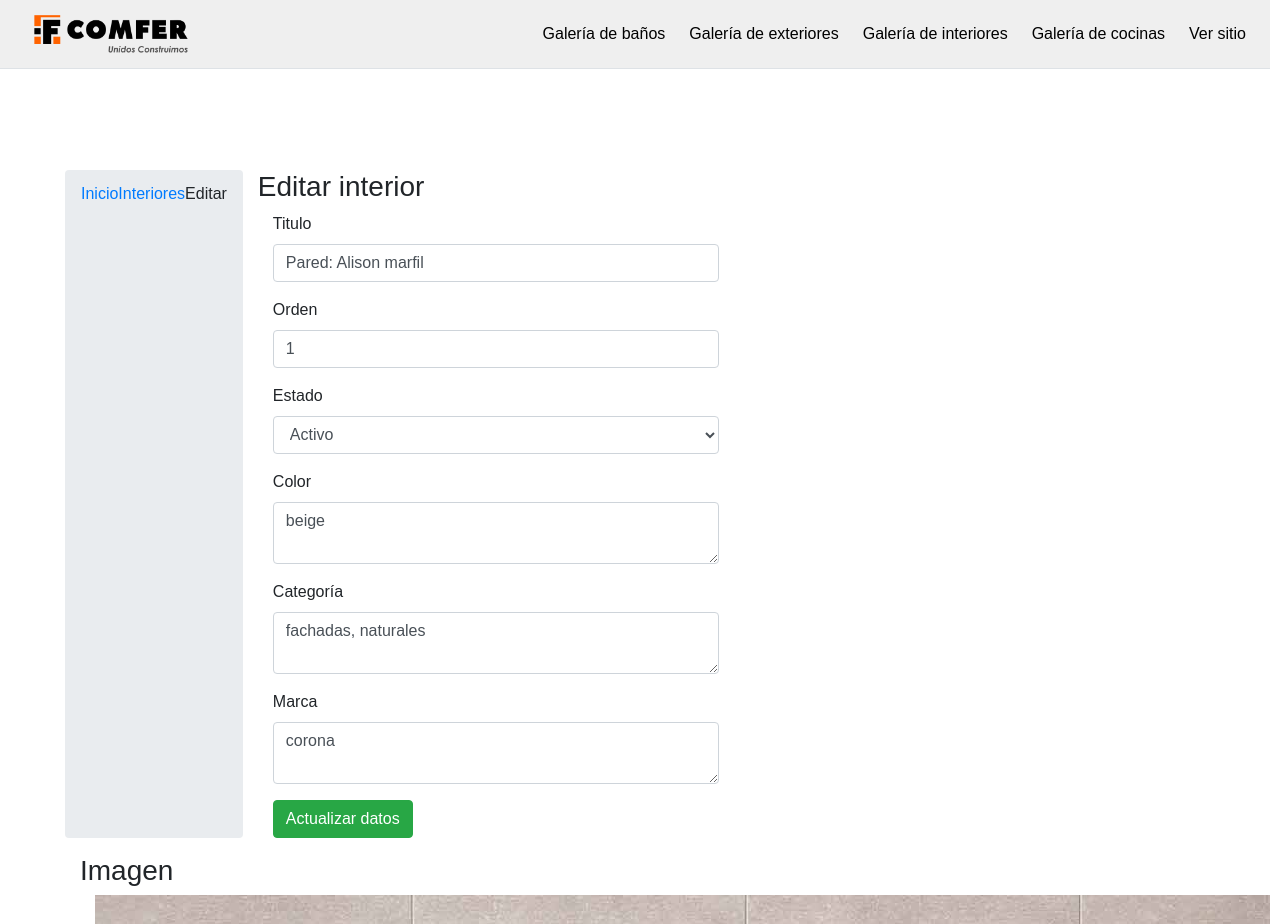
Before: /admin/interioredit.php?id=4 (upper part) with the older database file.
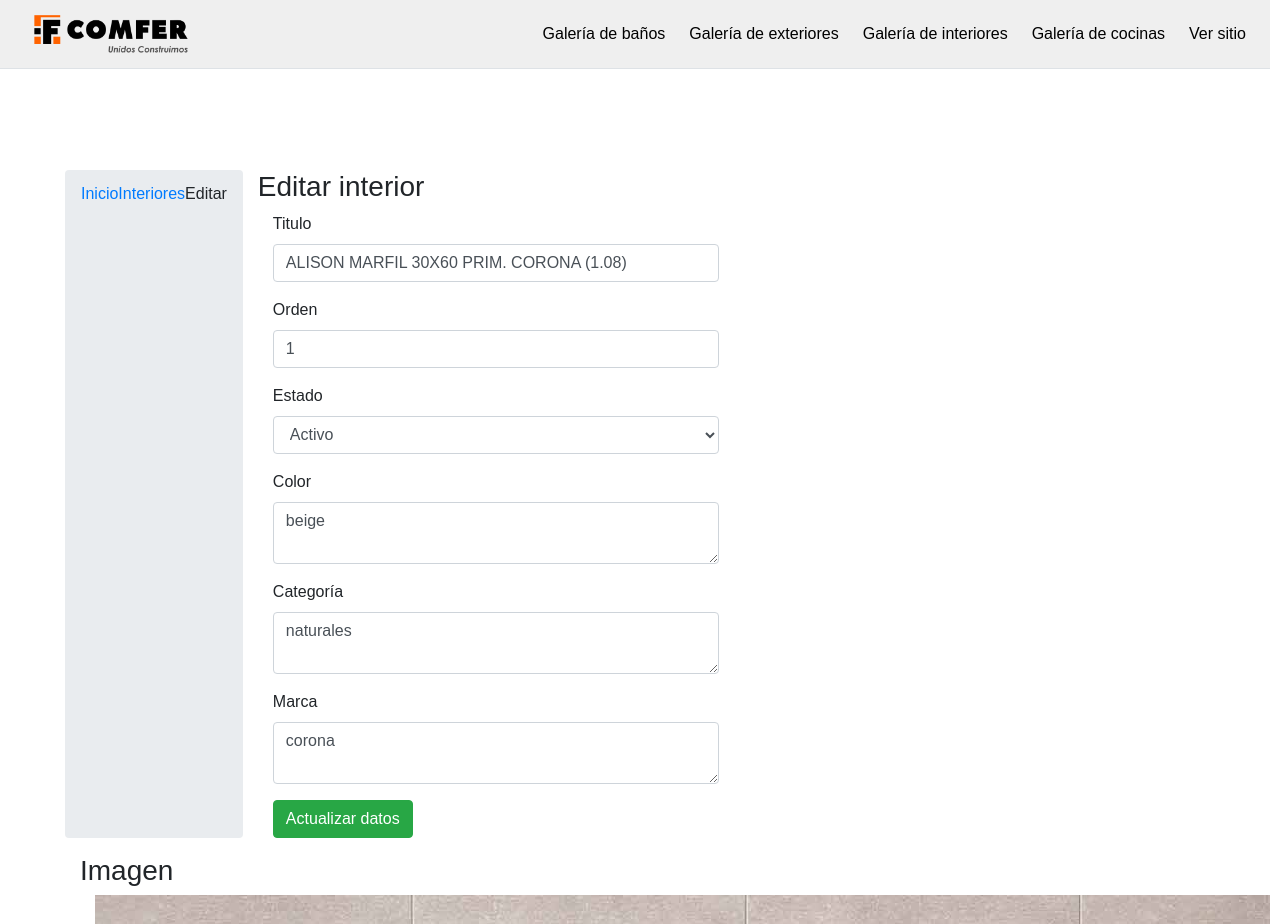
After: the same page with the newer database file.
### tables this page shows
CREATE TABLE `interior` (
  `id` int(11) NOT NULL,
  `titulo` varchar(50) NOT NULL,
  `url_image` varchar(255) NOT NULL,
  `estado` int(1) NOT NULL,
  `orden` int(2) NOT NULL,
  `color` varchar(50) NOT NULL,
  `categoria` varchar(50) NOT NULL,
  `marca` varchar(50) NOT NULL
);

### admin/interioredit.php (the view, shortened to what this page needs)
<?php
include("../conexion.php");
$id_interior = intval($_GET['id']);
$sql = mysqli_query($con, "select * from interior where id='$id_interior' limit 0,1");
$rw = mysqli_fetch_array($sql);
$titulo = $rw['titulo'];
$color = $rw['color'];
$categoria = $rw['categoria'];
$marca = $rw['marca'];
$url_image = $rw['url_image'];
$orden = intval($rw['orden']);
$estado = intval($rw['estado']);
include("top_menu.php");
?>
<div class="container add">
	<div class="row">
		<ol class="breadcrumb">
			<li><a href="#">Inicio</a></li>
			<li><a href="interiorlist.php">Interiores</a></li>
			<li class="active">Editar</li>
		</ol>
		<div class="col-md-7">
			<h3><span class="glyphicon glyphicon-edit"></span> Editar interior</h3>
			<form class="form-horizontal" id="editar_interior">
				<div class="form-group">
					<label for="titulo" class="col-sm-3 control-label">Titulo</label>
					<div class="col-sm-9">
						<input type="text" class="form-control" id="titulo" value="<?php echo $titulo; ?>" required name="titulo">
					</div>
				</div>
				<div class="form-group">
					<label for="orden" class="col-sm-3 control-label">Orden</label>
					<div class="col-sm-9">
						<input type="number" class="form-control" id="orden" name="orden" value="<?php echo $orden; ?>">
					</div>
				</div>
				<div class="form-group">
					<label for="estado" class="col-sm-3 control-label">Estado</label>
					<div class="col-sm-9">
						<select class="form-control" id="estado" required name="estado">
							<option value="1" <?php if ($estado == 1) {
													echo "selected";
												} ?>>Activo</option>
						</select>
					</div>
				</div>
				<div class="form-group">
					<label for="titulo" class="col-sm-3 control-label">Color</label>
					<div class="col-sm-9">
						<textarea class='form-control' name="color" id="color" required rows=2><?php echo $color; ?></textarea>
					</div>
				</div>
				<div class="form-group">
					<label for="titulo" class="col-sm-3 control-label">Categoría</label>
					<div class="col-sm-9">
						<textarea class='form-control' name="categoria" id="categoria" required rows=2><?php echo $categoria; ?></textarea>
					</div>
				</div>
				<div class="form-group">
					<label for="titulo" class="col-sm-3 control-label">Marca</label>
					<div class="col-sm-9">
						<textarea class='form-control' name="marca" id="marca" required rows=2><?php echo $marca; ?></textarea>
					</div>
				</div>
				<div class="form-group">
					<div class="col-sm-offset-3 col-sm-9">
						<button type="submit" class="btn btn-success">Actualizar datos</button>
					</div>
				</div>
			</form>
		</div>
		<div class="col-md-5">
			<h3><span class="glyphicon glyphicon-picture"></span> Imagen</h3>
			<form class="form-vertical">
				<div class="form-group">
					<div class="col-sm-12">
						<div class="fileinput fileinput-new" data-provides="fileinput">
							<div class="fileinput-new thumbnail" style="max-width: 100%;">
								<img class="img-rounded" src="../img/banner/<?php echo $url_image; ?>" />
							</div>
						</div>
					</div>
				</div>
			</form>
		</div>
	</div>
</div>
<?php include("footer.php"); ?>

Changed rows visible on the page:
changed interior "Activo": titulo "Pared: Alison marfil" → "ALISON MARFIL 30X60 PRIM. CORONA (1.08)"; categoria "fachadas, naturales" → "naturales"
